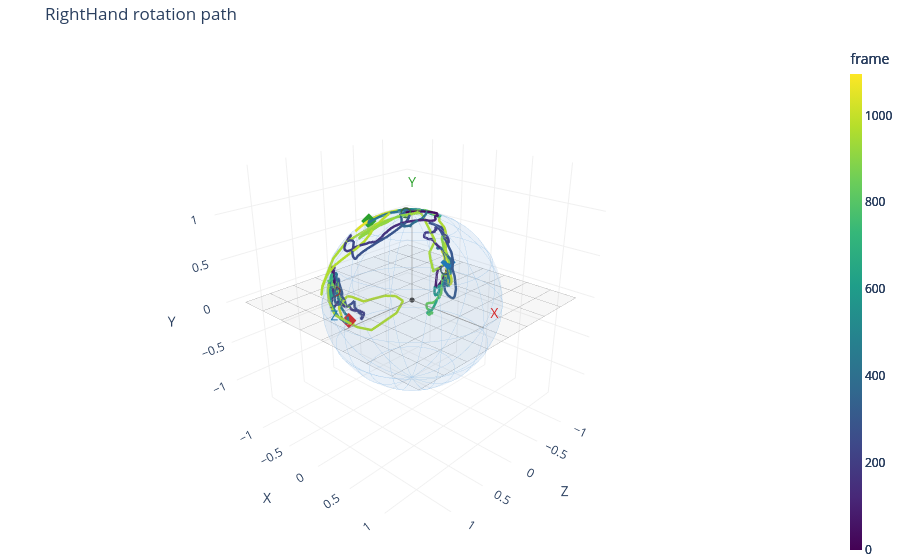

The notebook cell this image was saved under:
### Code cell
plotter = RotationPathPlotter(title="RightHand rotation path", up="y")
plotter.add_rotation_path(tracks["handr.quaternion"]["values"], color_by_time=True)
plotter.show()

### Figure 1 — Plotly figure (JSON) as saved in the notebook; plotly's stock layout.template omitted (floating-point values rounded to 4 significant figures; data arrays with more than 128 entries replaced by an {"elided": "..."} marker saying what was removed)
{"data": [{"colorscale": [[0, "#888"], [1, "#888"]], "hoverinfo": "skip", "opacity": 0.07, "showscale": false, "type": "surface", "x": [[-1.3, 1.3], [-1.3, 1.3]], "y": [[0.0, 0.0], [0.0, 0.0]], "z": [[-1.3, -1.3], [1.3, 1.3]]}, {"hoverinfo": "skip", "line": {"color": "#999", "width": 1}, "mode": "lines", "opacity": 0.6, "showlegend": false, "type": "scatter3d", "x": [-1.3, -1.3, null, -1.3, 1.3, null, -0.975, -0.975, null, -1.3, 1.3, null, -0.65, -0.65, null, -1.3, 1.3, null, -0.325, -0.325, null, -1.3, 1.3, null, 0, 0, null, -1.3, 1.3, null, 0.325, 0.325, null, -1.3, 1.3, null, 0.65, 0.65, null, -1.3, 1.3, null, 0.975, 0.975, null, -1.3, 1.3, null, 1.3, 1.3, null, -1.3, 1.3, null], "y": [0, 0, null, 0, 0, null, 0, 0, null, 0, 0, null, 0, 0, null, 0, 0, null, 0, 0, null, 0, 0, null, 0, 0, null, 0, 0, null, 0, 0, null, 0, 0, null, 0, 0, null, 0, 0, null, 0, 0, null, 0, 0, null, 0, 0, null, 0, 0, null], "z": [-1.3, 1.3, null, -1.3, -1.3, null, -1.3, 1.3, null, -0.975, -0.975, null, -1.3, 1.3, null, -0.65, -0.65, null, -1.3, 1.3, null, -0.325, -0.325, null, -1.3, 1.3, null, 0, 0, null, -1.3, 1.3, null, 0.325, 0.325, null, -1.3, 1.3, null, 0.65, 0.65, null, -1.3, 1.3, null, 0.975, 0.975, null, -1.3, 1.3, null, 1.3, 1.3, null]}, {"colorscale": [[0, "#4a90d9"], [1, "#4a90d9"]], "hoverinfo": "skip", "opacity": 0.06, "showscale": false, "type": "surface", "x": {"elided": "60x30 float values"}, "y": {"elided": "60x30 float values"}, "z": {"elided": "60x30 float values"}}, {"hoverinfo": "skip", "line": {"color": "#9ec5e8", "width": 1}, "mode": "lines", "opacity": 0.55, "showlegend": false, "type": "scatter3d", "x": {"elided": "617 float values"}, "y": {"elided": "617 float values"}, "z": {"elided": "617 float values"}}, {"hoverinfo": "skip", "marker": {"color": "#444", "size": 3}, "mode": "markers", "showlegend": false, "type": "scatter3d", "x": [0], "y": [0], "z": [0]}, {"hoverinfo": "skip", "line": {"color": "#888", "width": 2}, "mode": "lines", "opacity": 0.55, "showlegend": false, "type": "scatter3d", "x": [0, 1], "y": [0, 0], "z": [0, 0]}, {"hoverinfo": "skip", "mode": "text", "showlegend": false, "text": ["X"], "textfont": {"color": "#d62728", "size": 14}, "type": "scatter3d", "x": [1.13], "y": [0], "z": [0]}, {"hoverinfo": "skip", "line": {"color": "#888", "width": 2}, "mode": "lines", "opacity": 0.55, "showlegend": false, "type": "scatter3d", "x": [0, 0], "y": [0, 1], "z": [0, 0]}, {"hoverinfo": "skip", "mode": "text", "showlegend": false, "text": ["Y"], "textfont": {"color": "#2ca02c", "size": 14}, "type": "scatter3d", "x": [0], "y": [1.13], "z": [0]}, {"hoverinfo": "skip", "line": {"color": "#888", "width": 2}, "mode": "lines", "opacity": 0.55, "showlegend": false, "type": "scatter3d", "x": [0, 0], "y": [0, 0], "z": [0, 1]}, {"hoverinfo": "skip", "mode": "text", "showlegend": false, "text": ["Z"], "textfont": {"color": "#1f77b4", "size": 14}, "type": "scatter3d", "x": [0], "y": [0], "z": [1.13]}, {"hoverinfo": "text", "line": {"color": {"elided": "1096 int values"}, "colorbar": {"thickness": 12, "title": {"text": "frame"}}, "colorscale": [[0, "#440154"], [0.1111, "#482878"], [0.2222, "#3e4989"], [0.3333, "#31688e"], [0.4444, "#26828e"], [0.5556, "#1f9e89"], [0.6667, "#35b779"], [0.7778, "#6ece58"], [0.8889, "#b5de2b"], [1, "#fde725"]], "width": 5}, "mode": "lines", "name": "path X", "showlegend": false, "text": {"elided": "1096 str values"}, "type": "scatter3d", "x": {"elided": "1096 float values"}, "y": {"elided": "1096 float values"}, "z": {"elided": "1096 float values"}}, {"hoverinfo": "text", "marker": {"color": "#d62728", "line": {"width": 2}, "size": 6, "symbol": "circle-open"}, "mode": "markers", "showlegend": false, "text": ["start"], "type": "scatter3d", "x": [-0.945], "y": [-0.07189], "z": [0.3192]}, {"hoverinfo": "text", "marker": {"color": "#d62728", "size": 5, "symbol": "diamond"}, "mode": "markers", "showlegend": false, "text": ["end"], "type": "scatter3d", "x": [-0.8584], "y": [-0.4707], "z": [0.2042]}, {"hoverinfo": "text", "line": {"color": {"elided": "1096 int values"}, "colorbar": {"thickness": 12, "title": {"text": "frame"}}, "colorscale": [[0, "#440154"], [0.1111, "#482878"], [0.2222, "#3e4989"], [0.3333, "#31688e"], [0.4444, "#26828e"], [0.5556, "#1f9e89"], [0.6667, "#35b779"], [0.7778, "#6ece58"], [0.8889, "#b5de2b"], [1, "#fde725"]], "width": 5}, "mode": "lines", "name": "path Y", "showlegend": false, "text": {"elided": "1096 str values"}, "type": "scatter3d", "x": {"elided": "1096 float values"}, "y": {"elided": "1096 float values"}, "z": {"elided": "1096 float values"}}, {"hoverinfo": "text", "marker": {"color": "#2ca02c", "line": {"width": 2}, "size": 6, "symbol": "circle-open"}, "mode": "markers", "showlegend": false, "text": ["start"], "type": "scatter3d", "x": [-0.06741], "y": [0.9974], "z": [0.02507]}, {"hoverinfo": "text", "marker": {"color": "#2ca02c", "size": 5, "symbol": "diamond"}, "mode": "markers", "showlegend": false, "text": ["end"], "type": "scatter3d", "x": [-0.4266], "y": [0.8759], "z": [0.2255]}, {"hoverinfo": "text", "line": {"color": {"elided": "1096 int values"}, "colorbar": {"thickness": 12, "title": {"text": "frame"}}, "colorscale": [[0, "#440154"], [0.1111, "#482878"], [0.2222, "#3e4989"], [0.3333, "#31688e"], [0.4444, "#26828e"], [0.5556, "#1f9e89"], [0.6667, "#35b779"], [0.7778, "#6ece58"], [0.8889, "#b5de2b"], [1, "#fde725"]], "width": 5}, "mode": "lines", "name": "path Z", "showlegend": false, "text": {"elided": "1096 str values"}, "type": "scatter3d", "x": {"elided": "1096 float values"}, "y": {"elided": "1096 float values"}, "z": {"elided": "1096 float values"}}, {"hoverinfo": "text", "marker": {"color": "#1f77b4", "line": {"width": 2}, "size": 6, "symbol": "circle-open"}, "mode": "markers", "showlegend": false, "text": ["start"], "type": "scatter3d", "x": [-0.3201], "y": [0.002173], "z": [-0.9474]}, {"hoverinfo": "text", "marker": {"color": "#1f77b4", "size": 5, "symbol": "diamond"}, "mode": "markers", "showlegend": false, "text": ["end"], "type": "scatter3d", "x": [-0.285], "y": [0.1065], "z": [-0.9526]}], "layout": {"margin": {"b": 0, "l": 0, "r": 0, "t": 40}, "scene": {"aspectmode": "cube", "camera": {"eye": {"x": 1.5, "y": 1, "z": 1.6}, "up": {"x": 0, "y": 1, "z": 0}}, "xaxis": {"gridcolor": "#f0f0f0", "range": [-1.45, 1.45], "showbackground": false, "showgrid": true, "title": {"text": "X"}, "zeroline": false}, "yaxis": {"gridcolor": "#f0f0f0", "range": [-1.45, 1.45], "showbackground": false, "showgrid": true, "title": {"text": "Y"}, "zeroline": false}, "zaxis": {"gridcolor": "#f0f0f0", "range": [-1.45, 1.45], "showbackground": false, "showgrid": true, "title": {"text": "Z"}, "zeroline": false}}, "showlegend": true, "title": {"text": "RightHand rotation path"}}}
